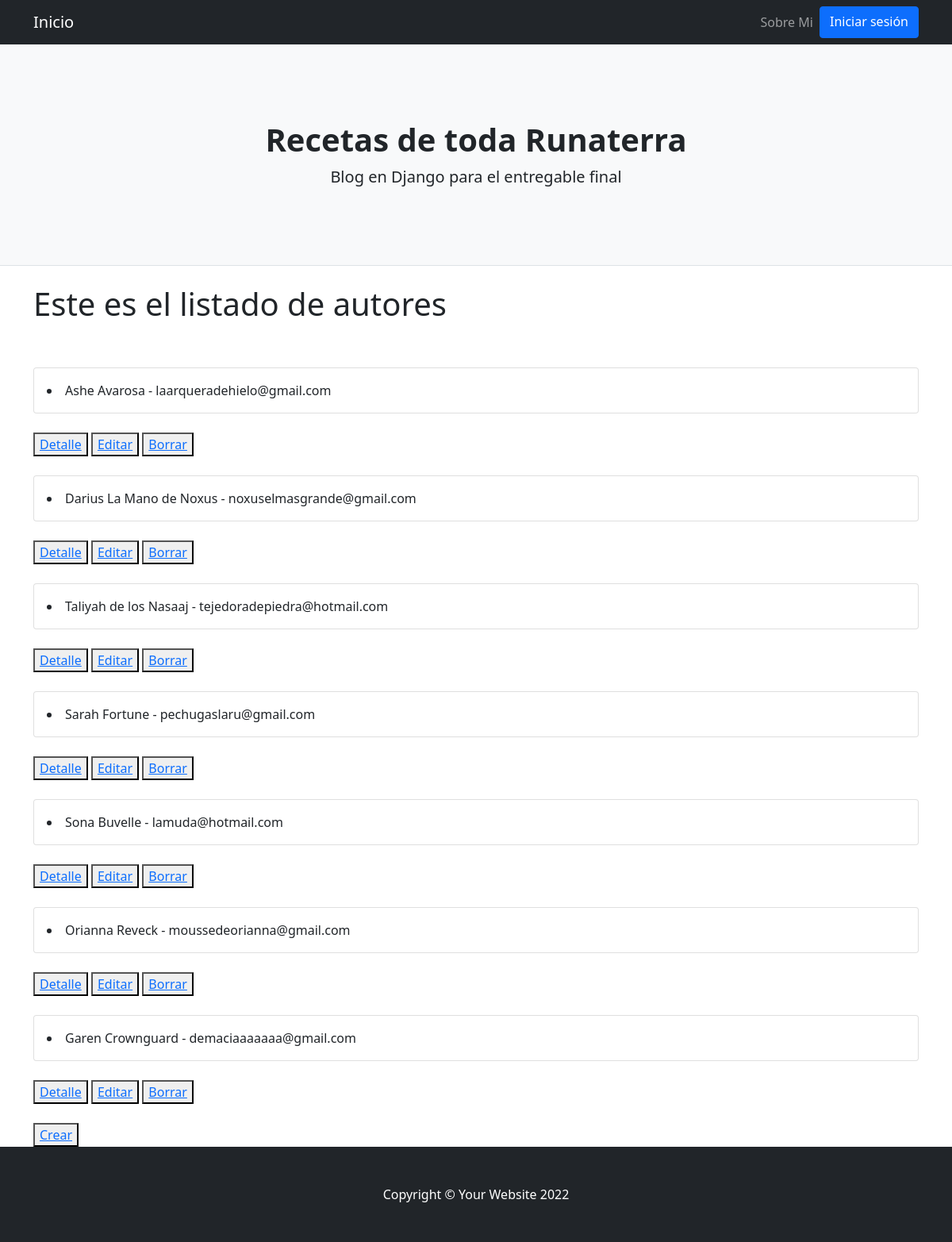
The page /autores/ on the database its author committed.
### AppBlog/models.py (models this page shows)
class Autores(models.Model):
    nombre = models.CharField(max_length=40)
    apellido = models.CharField(max_length=40)
    email = models.EmailField()
    imagen = models.URLField(max_length = 255, blank = False, null= False)
    class Meta:
        verbose_name_plural = "Autores"
        verbose_name = "Autor"
    def __str__(self):
        return f"{self.nombre}  {self.apellido} - {self.email}"

### AppBlog/views.py (the view)
# urls.py: path('autores/', AutoresList.as_view(), name = 'autores_lista'),
class AutoresList(ListView):
    model = Autores
    template_name = "AppBlog/autores_list.html"

### AppBlog/Templates/AppBlog/autores_list.html
{% extends "AppBlog/padre.html" %}
{% load static %}
{% block contenidoQueCambia %}
<h1>Este es el listado de autores</h1>
{% for autor in object_list %}
<br>
<br>
<div class="card mb-4">
  <div class="card-body">
    <li>{{autor}}</li>
  </div>
</div>
<button>
  <a href="{% url 'autores_detalle' autor.id %}">Detalle</a>
</button>
<button>
  <a href="{% url 'autores_editar' autor.id%}">Editar</a>
</button>
<button>
  <a href="{% url 'autores_borrar' autor.id %}">Borrar</a>
</button>
{% endfor %}
<br>
<br>
<button>
  <a href="{% url 'autores_crear' %}">Crear</a>
</button>
{% endblock %}

### rows shown on the page
Autores: nombre+apellido+email "Ashe Avarosa - laarqueradehielo@gmail.com"
Autores: nombre+apellido+email "Darius La Mano de Noxus - noxuselmasgrande@gmail.com"
Autores: nombre+apellido+email "Taliyah de los Nasaaj - tejedoradepiedra@hotmail.com"
Autores: nombre+apellido+email "Sarah Fortune - pechugaslaru@gmail.com"
Autores: nombre+apellido+email "Sona Buvelle - lamuda@hotmail.com"
Autores: nombre+apellido+email "Orianna Reveck - moussedeorianna@gmail.com"
Autores: nombre+apellido+email "Garen Crownguard - demaciaaaaaaa@gmail.com"
